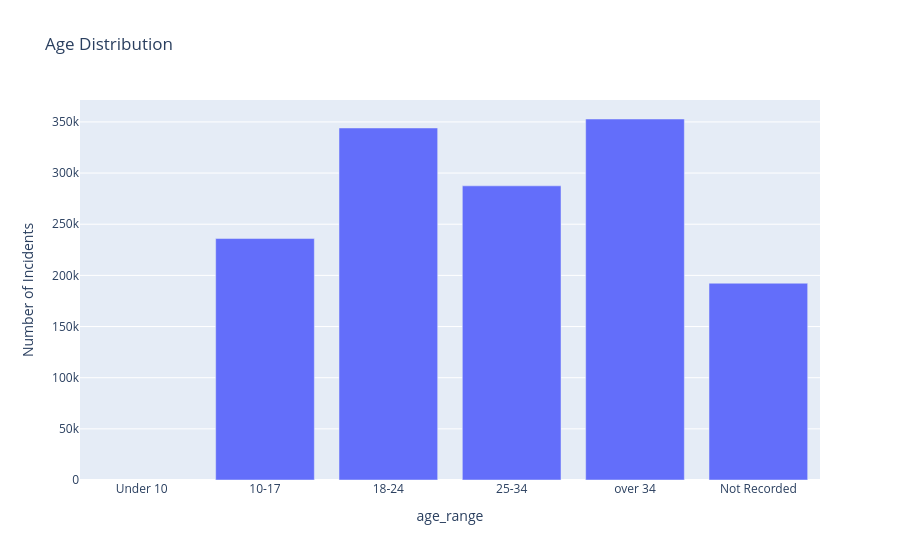

Notebook source saved alongside this figure:
### Code cell
# Create a bar chart of age distribution and order by provided age order
age_order = ('Under 10', '10-17', '18-24', '25-34', 'over 34', 'Not Recorded')
age_counts = police_df['age_range'].value_counts().reindex(age_order).reset_index()
fig = px.bar(age_counts, x='age_range', y='count', title='Age Distribution', labels={'index': 'Age Group', 'count': 'Number of Incidents'})
fig.show()

### Figure 1 — Plotly figure (JSON) as saved in the notebook; plotly's stock layout.template omitted (floating-point values rounded to 4 significant figures)
{"data": [{"hovertemplate": "age_range=%{x}<br>Number of Incidents=%{y}<extra></extra>", "legendgroup": "", "marker": {"color": "#636efa", "pattern": {"shape": ""}}, "name": "", "orientation": "v", "showlegend": false, "textposition": "auto", "type": "bar", "x": ["Under 10", "10-17", "18-24", "25-34", "over 34", "Not Recorded"], "xaxis": "x", "y": [NaN, 236000.0, 344100.0, 287500.0, 352800.0, 192300.0], "yaxis": "y"}], "layout": {"barmode": "relative", "legend": {"tracegroupgap": 0}, "title": {"text": "Age Distribution"}, "xaxis": {"anchor": "y", "domain": [0, 1], "title": {"text": "age_range"}}, "yaxis": {"anchor": "x", "domain": [0, 1], "title": {"text": "Number of Incidents"}}}}
